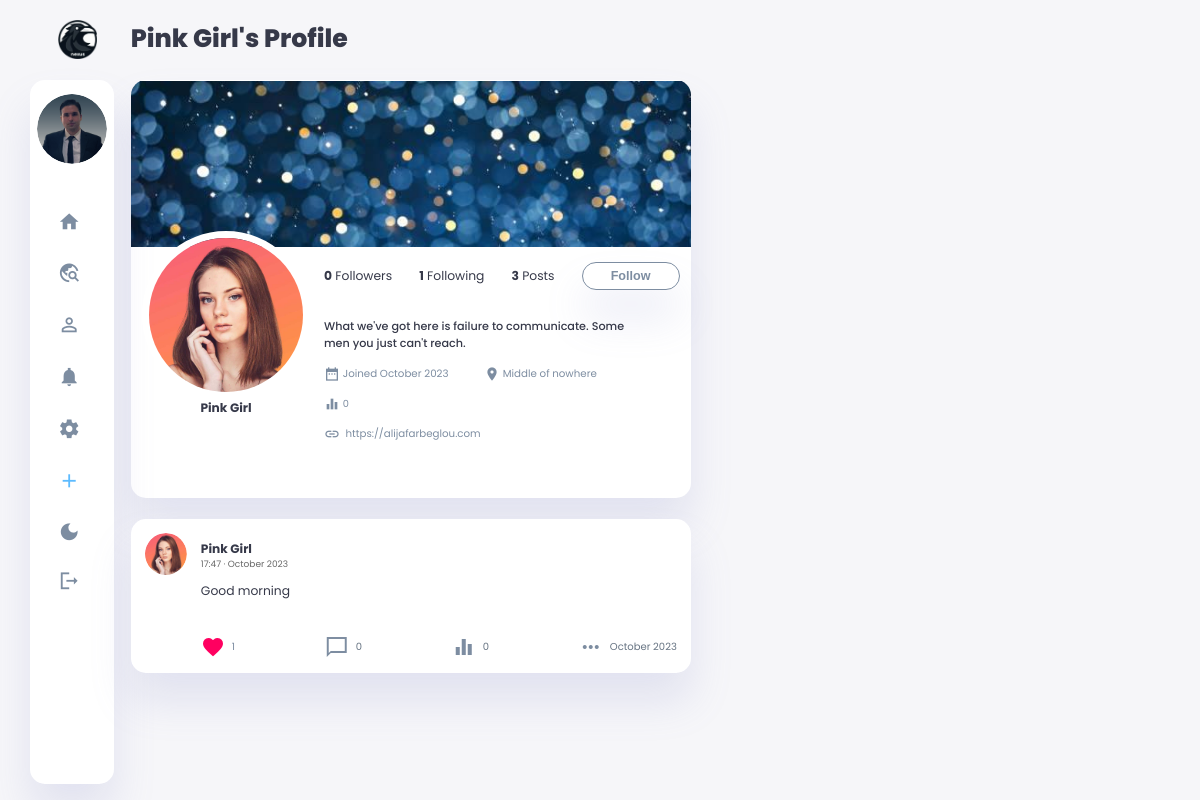
Page /2 (signed in) on the earlier database version.
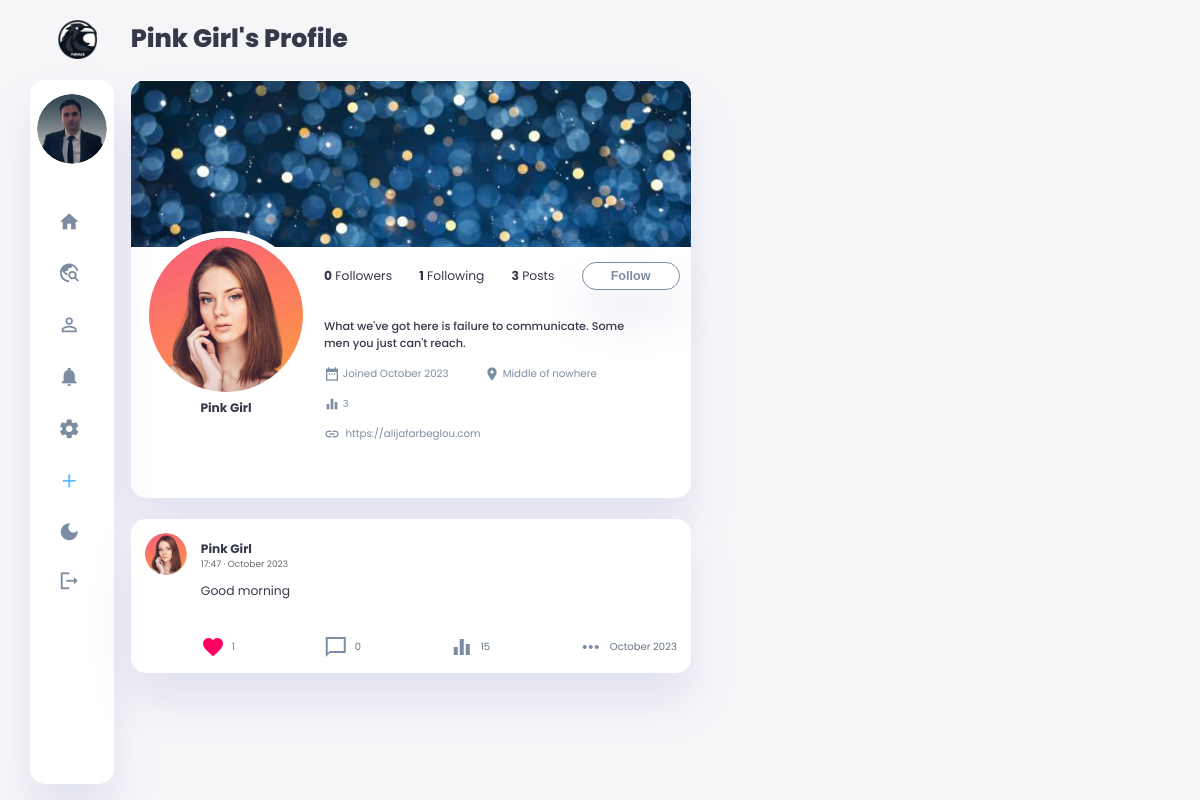
Same page on the later database version.
### main.py (models this page shows, shortened)
    class User(db.Model, UserMixin):
        __tablename__ = 'user'
        id = db.Column(db.Integer, primary_key=True)
        username = db.Column(db.String(40), nullable=False, unique=False)
        email = db.Column(db.String(80), nullable=False, unique=True)
        password = db.Column(db.String(100), nullable=False)
        profile_picture = db.Column(db.String(80))
        header_picture = db.Column(db.String(80))
        bio = db.Column(db.Text, nullable=True)
        phone_number = db.Column(db.String(20), nullable=True)
        location = db.Column(db.String(30), nullable=True)
        birthday = db.Column(db.DateTime, nullable=True)
        bio_url = db.Column(db.String(255), nullable=True)
        profile_impressions = db.Column(db.Integer, default=0)
        created_at = db.Column(db.DateTime, default=datetime.utcnow)
        updated_at = db.Column(
            db.DateTime, default=datetime.utcnow, onupdate=datetime.utcnow)
        is_blocked = db.Column(db.Boolean, default=False)
        is_private = db.Column(db.Boolean, default=False)
        dark_theme = db.Column(db.Boolean, default=False)
        posts = relationship('Post', back_populates='user')
        comments = db.relationship('Comment', back_populates='user')
        liked_posts = db.relationship(
            'Post', secondary=likes, backref='likers')
        followed = db.relationship('User', secondary=followers,
                                   primaryjoin=(followers.c.follower_id == id),
                                   secondaryjoin=(
                                       followers.c.followed_id == id),
                                   backref=db.backref('followers', lazy='dynamic'), lazy='dynamic')
        def is_following(self, user):
            return self.followed.filter(followers.c.followed_id == user.id).count() > 0

    class Post(db.Model):  # user.posts.all()
        __tablename__ = 'post'
        id = db.Column(db.Integer, primary_key=True)
        user_id = db.Column(db.Integer, db.ForeignKey(
            'user.id'), nullable=False)
        body = db.Column(db.Text, nullable=False)
        post_picture = db.Column(db.String(200))
        likes = db.Column(db.Integer, default=0)
        created_at = db.Column(db.DateTime, default=datetime.utcnow)
        updated_at = db.Column(
            db.DateTime, default=datetime.utcnow, onupdate=datetime.utcnow)
        post_impressions = db.Column(db.Integer, default=0)
        user = relationship('User', back_populates='posts')
        comments = db.relationship(
            'Comment', back_populates='post', cascade="all, delete-orphan")

### main.py (the view)
    @app.route('/<int:user_id>')
    @login_required
    def user_profile(user_id):
        user = User.query.get(user_id)
        if user:
            followers = user.followers.all()
            followed = user.followed.all()
            reversed_posts = Post.query.filter_by(
                user_id=user.id).order_by(Post.created_at.desc()).all()
            return render_template('user_profile.html', user=user, followers=followers, followed=followed, posts=reversed_posts, current_user=current_user, logged_in=current_user.is_authenticated)
        else:
            flash('User not found.')
            return redirect(url_for('home_page'))

### templates/user_profile.html (shortened to what this page needs)
{% extends 'base.html' %}
{% block content %}
<h1>{{ user.username }}'s Profile</h1>
<div class="profile-sec" data-user-id="{{ user.id }}">
    <div class="header-img">
        {% if user.header_picture %}
        <img src="{{ url_for('static', filename='header_pictures/' + user.header_picture) }}">
        {% else %}
        <img src="{{ url_for('static', filename='images/blank-profile-pic.png') }}">
        {% endif %}
    </div>
    <div class="profile-heading">
        <div class="profile-title">
            <div class="profile-img">
                {% if user.profile_picture %}
                <img src="{{ url_for('static', filename='profile_pictures/' + user.profile_picture) }}">
                {% else %}
                <img src="{{ url_for('static', filename='images/blank-profile-pic.png') }}">
                {% endif %}
            </div>
            <h3>{{ user.username }}</h3>
        </div>
        <div class="profile-follow">
            <div class="right-sec">
                <p><strong>{{ followers|length }}</strong> Followers</p>
                <p><strong>{{ followed|length }}</strong> Following</p>
                <p><strong>{{ current_user.posts|length }}</strong> Posts</p>
                <div>
                {% if current_user != user %}
                {% if current_user.is_following(user) %}
                <form action="{{ url_for('unfollow', user_id=user.id) }}" method="POST">
                    <button class="btn-follow" type="submit">Unfollow</button>
                </form>
                {% else %}
                <form action="{{ url_for('follow', user_id=user.id) }}" method="POST">
                    <button class="btn-follow" type="submit">Follow</button>
                </form>
                {% endif %}
                {% endif %}
                </div>
            </div>
            <div class="profile-detail">
                <div class="profile-about">
                    {% if user.bio %}
                    <p>{{ user.bio }}</p>
                    {% else  %}
                    <p>&nbsp;</p>
                    {% endif %}
                </div>
                <div class="profile-location">
                    <p><span class="material-icons-sharp">date_range</span>&nbsp;Joined {{ user.created_at.strftime('%B %Y') }}</p>
                    {% if user.location %}
                    <p><span class="material-icons-sharp">room</span>&nbsp;{{ user.location }}</p>
                    {% else  %}
                    <p><span class="material-icons-sharp">room</span> &nbsp; </p>
                    {% endif %}
                </div>
                <div class="profile-location">
                    <p class="profile-impression-count"><span class="material-icons-sharp">equalizer</span> &nbsp; <span class="count-value" style="font-size: 0.7rem;">{{ user.profile_impressions }}</span> </p>
                </div>
                <div class="profile-location">
                    {% if user.bio_url %}
                    <p><span class="material-icons-sharp">insert_link</span> <a href="{{ user.bio_url }}" target="_blank" >&nbsp; {{ user.bio_url }}</a></p>
                    {% else  %}
                    <p><span class="material-icons-sharp">insert_link</span> &nbsp; </p>
                    {% endif %}
                </div>
            </div>
        </div>
    </div>
</div>
            {% for post in posts %}
            <div class="user-post" data-post-id="{{ post.id }}">
                <div class="content">
                    <div class="title">
                        {% if post.user.profile_picture %}
                        <img src="{{ url_for('static', filename='profile_pictures/' + post.user.profile_picture) }}">
                        {% else %}
                        <img src="{{ url_for('static', filename='images/blank-profile-pic.png') }}">
                        {% endif %}
                        <a href="#" onclick="return false;">
                        <h3>{{ post.user.username }}</h3>
                        <p style="font-size: xx-small; color: dimgray;">{{ post.created_at.strftime('%H:%M · %B %Y') }} </p>
                        </a>
                    </div>
                    <div class="post-body">
                        <p class="p-body">{{ post.body }}</p>
                        <div class="comment-icon">
                            <a href="#" class="like-button" data-post-id="{{ post.id }}" {% if current_user and post in current_user.liked_posts %}class="liked"{% endif %} onclick="likePost(event, this); return false;">
                                <span class="likes-wrapper">
                                    {% if post.likes == 1 %}
                                        <span class="heart-emoji red-heart"><span class="material-icons-sharp">
                                        </span></span>
                                    {% else %}
                                        <span class="heart-emoji empty-heart"><span class="material-icons-sharp">
                                            favorite_border
                                        </span></span>
                                    {% endif %}
                                <span class="likes-count">{{ post.likes }}</span>
                                </span>
                            </a>
                            {% if current_user != user %}
                            <a href="{{ url_for('show_post', post_id=post.id) }}">
                                <span class="material-icons-sharp">
                                </span>
                                <p>{{ post.comments|length }}</p>
                            </a>
                            <a href="{{ url_for('show_post', post_id=post.id) }}">
                                <span class="material-icons-sharp">
                                </span>
                                <p class="impression-count">{{ post.post_impressions }} </p>
                            </a>
                            <a href="#">
                                <span class="material-icons-sharp">
                                    </span>
                                <p>{{ post.created_at.strftime('%B %Y') }} </p>
                            </a>
                            {% endif %}
                        </div>
                    </div>
                </div>
            </div>
{% endfor %}
{% endblock %}

### templates/base.html (shortened to what this page needs)
<!DOCTYPE html>
<html lang="en">
<head>
    <link rel="stylesheet" href="{{url_for('static', filename='css/root.css')}}">
    <link rel="stylesheet" href="{{url_for('static', filename='css/aside.css')}}">
    <link rel="stylesheet" href="{{url_for('static', filename='css/main.css')}}">
    <link rel="stylesheet" href="{{url_for('static', filename='css/right-section.css')}}">
    <link rel="stylesheet" href="{{url_for('static', filename='css/about.css')}}">
    <link rel="stylesheet" href="{{url_for('static', filename='css/btn.css')}}">
    <link rel="stylesheet" href="{{url_for('static', filename='css/search.css')}}">
    <link rel="stylesheet" href="{{url_for('static', filename='css/tablet.css')}}">
    <link rel="stylesheet" href="{{url_for('static', filename='css/phone.css')}}">
</head>
<body>
    <div class="container">
        <aside>
            <div class="aside-fixed">
            <div class="toggle">
                <div class="logo">
                    <img src="{{url_for('static', filename='images/logo/crow-nav-logo.png')}}">
                </div>
            </div>
            <div class="sidebar">
                {% if not logged_in: %}
                <a href="{{ url_for('all') }}">
                    <span class="material-icons-sharp">
                        travel_explore
                    </span>
                    <h3>Explore</h3>
                </a>
                <a href="{{ url_for('about') }}">
                    <span class="material-icons-sharp">
                        contact_support
                    </span>
                    <h3>About</h3>
                </a>
                <a href="{{ url_for('login') }}">
                    <span class="material-icons-sharp">
                        login
                    </span>
                    <h3>Login</h3>
                </a>
                <a href="{{ url_for('register') }}">
                    <span class="material-icons-sharp">
                        app_registration
                    </span>
                    <h3>Register</h3>
                </a>
                {% else %}
                <div class="user-profile">
                    <div class="profile-img">
                        {% if current_user.profile_picture %}
                        <img src="{{ url_for('static', filename='profile_pictures/' + current_user.profile_picture) }}">
                        {% else %}
                        <img src="{{ url_for('static', filename='images/blank-profile-pic.png') }}">
                        {% endif %}
                    </div>
                </div>
                <a href="{{ url_for('home_page') }}">
                    <span class="material-icons-sharp">
                    </span>
                </a>
                <a href="{{ url_for('all') }}">
                    <span class="material-icons-sharp">
                    </span>
                </a>
                <a href="{{ url_for('user_profile', user_id=current_user.id) }}">
                    <span class="material-icons-sharp">
                    </span>
                </a>
                <a href="#">
                    <span class="material-icons-sharp">
                    </span>
                </a>
                <a href="{{ url_for('setting') }}">
                    <span class="material-icons-sharp">
                    </span>
                </a>
                <a class="post-btn" href="{{ url_for('new_post') }}">
                    <span class="material-icons-sharp">
                    </span>
                </a>
                <a href="#" id="dark-mode-toggle">
                    <span class="material-icons-sharp">
                    </span>
                </a>
                <a href="{{ url_for('logout') }}">
                    <span class="material-icons-sharp">
                    </span>
                </a>
                {% endif %}
            </div>
            </div>
        </aside>
        <main>
        {% block content %}
        {% endblock %}
        </main>
    </div>
</body>
</html>

Differences in the rows shown:
changed User "Pink Girl": profile_impressions "0" → "3"
changed Post "Good morning": post_impressions "0" → "15"
